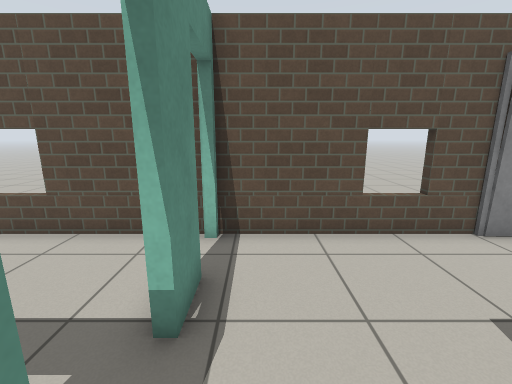
[1] (above)

21 first-person views from a walk through a world built for the Gazebo simulator. The camera is 1.2 m above the floor, tilts 12° down and sees 90° across. The floor is counted in squares, 0.5 m on a side. Each view is taken from the middle of a square. On the plan, view 1 faces up. The plan holds only what a view shows up to about 17 squares ahead; the rest is blank. Robots are left out. Simple patterns stand in for the simulator's built-in surfaces. Surface patterns are stand-ins for the level's own textures.

[2]
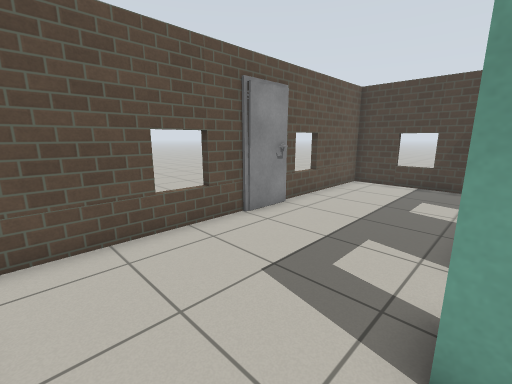

[3]
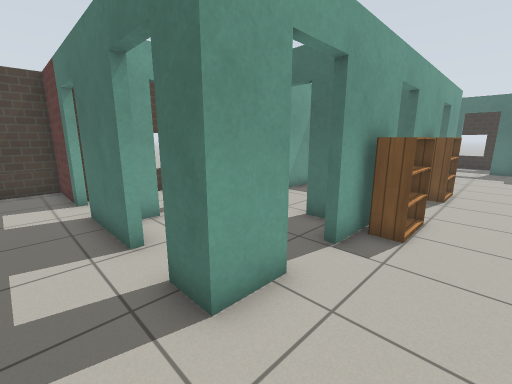

[4]
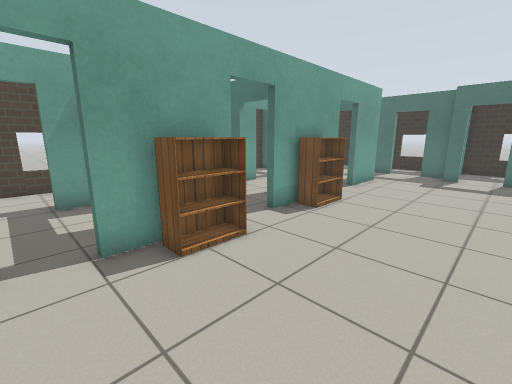

[5]
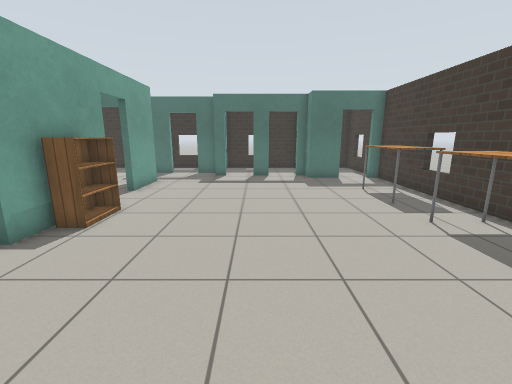

[6]
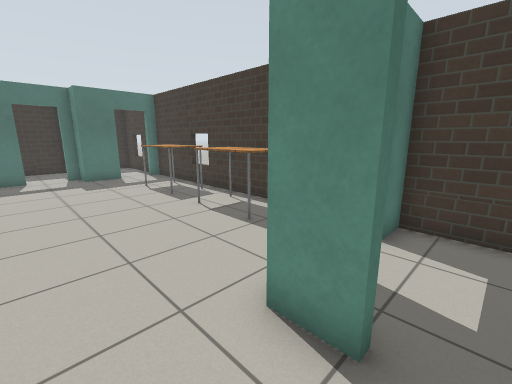

[7]
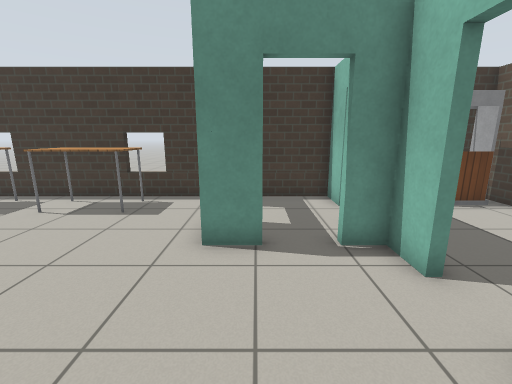

[8]
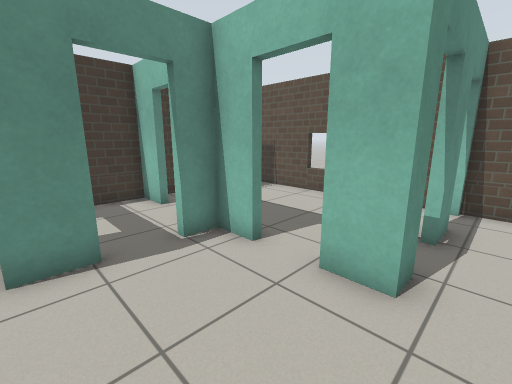

[9]
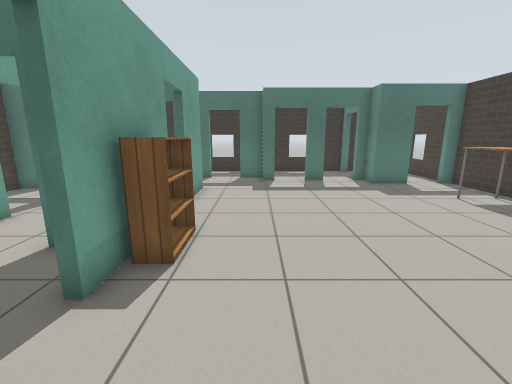

[10]
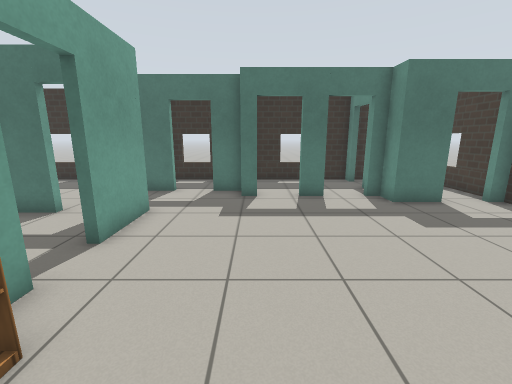

[11]
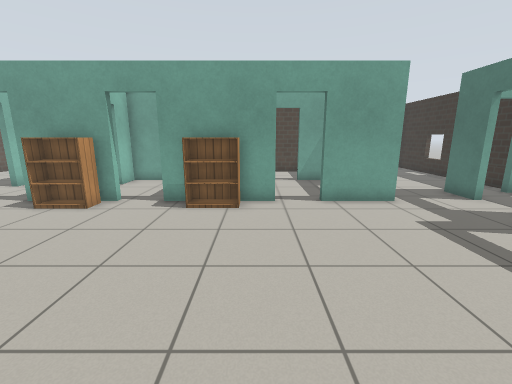

[12]
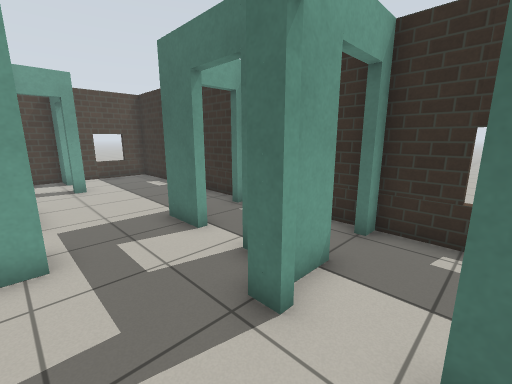

[13]
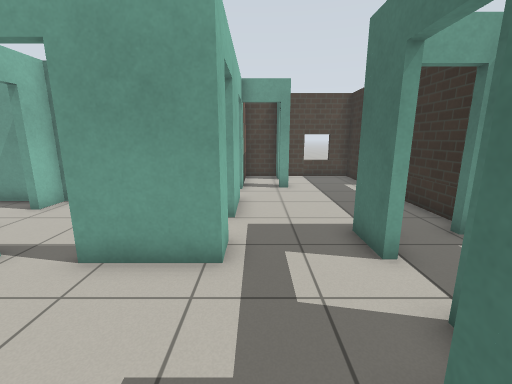

[14]
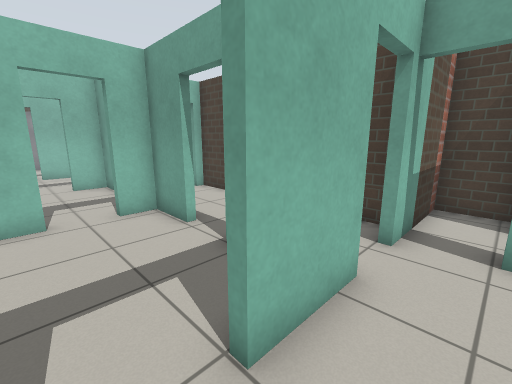

[15]
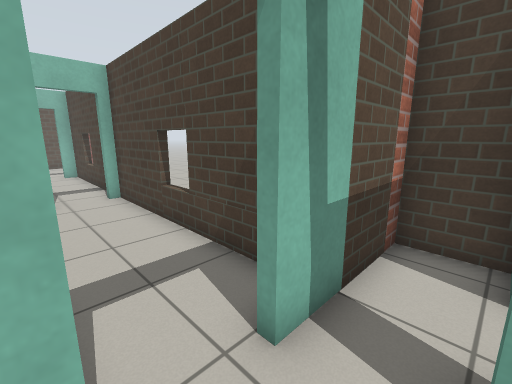

[16]
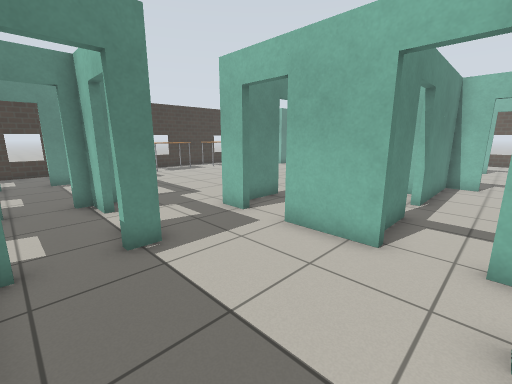

[17]
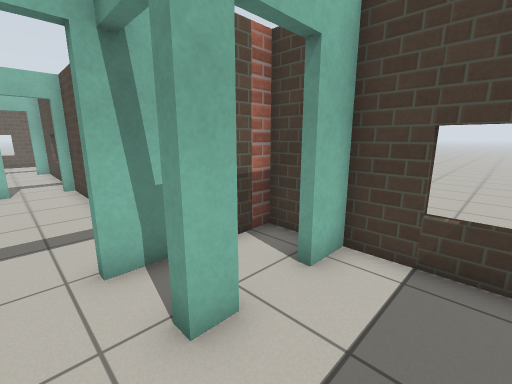

[18]
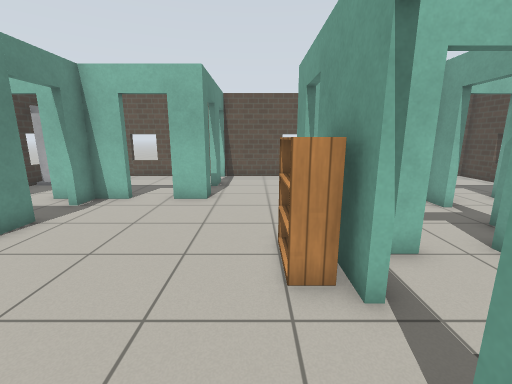

[19]
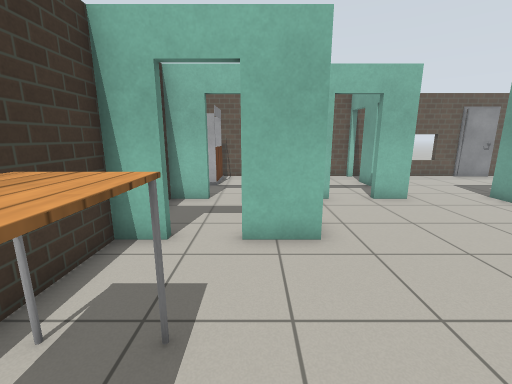

[20]
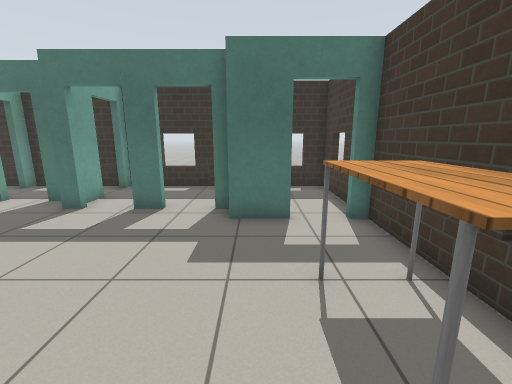

[21]
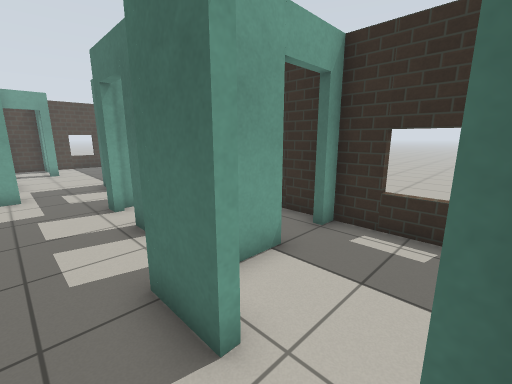

### Floor plan
Key: @ floor where view 1 was taken; # wall or solid block; . floor; D open door; = window, fence, low wall or low ledge; L door leaf; B bookshelf; T table; R bridge.
Columns run from 11 left of view 1 to 15 right of it. Each row starts with its distance up from view 1.
  6  ####=####D###=###L#=#####
  5  RR.......D..............#
  4  #R.......D..............#
  3  #R.......#..............=
  2  .........D..............#
  1 #...  ....D..............#
  0 ##DDD##DD##@..#DD###DD####
 -1 #....D#.......#....#...#
 -2 #....DD.......D....D...#
 -3 #.....#.......D....D...=
 -4 ##DD###.......#....#...#
 -5 #............B##DD##...#
 -6 #............B#....#...#
 -7 =.TT..........D....#...
 -8 =.TT..........D....#DDD#
 -9 #.TT..........#....#...#
-10 #.TT.........B##DD##...#
-11 #............B#.DD.#...#
-12 #.TT..........#....#...=
-13 =.TT..........D....D...=
-14 =.TT..........D....D...#
-15 #.TT..........#....#...#
-16 #.............#....#...#
-17 #.............#DD###DD####
-18 ##D###...............DD..#
-19 #.DD.#D.#D##.........DDDD#
-20 #....#DD#DD#...........D.#
-21 #....#.....#DD##.........##
-22 =....D....DD...D.........=#
-23 #....D....D#...D.........##
-24 ##=#####=####=#######=####

Where each view was taken, in squares from view 1:
view 1: 0 up, 0 right, facing up
view 2: 0 up, 0 right, facing up-right
view 3: 2 up, 0 right, facing down-right
view 4: 2 down, 3 left, facing down-right
view 5: 3 down, 3 left, facing down
view 6: 2 down, 3 left, facing down-left
view 7: 3 down, 0 right, facing left
view 8: 4 down, 0 right, facing up-left
view 9: 5 down, 0 right, facing down
view 10: 9 down, 1 left, facing down
view 11: 12 down, 7 left, facing right
view 12: 17 down, 3 left, facing down-right
view 13: 18 down, 2 left, facing right
view 14: 19 down, 4 right, facing up-right
view 15: 19 down, 8 right, facing up-right
view 16: 23 down, 10 right, facing up-left
view 17: 22 down, 9 right, facing up-right
view 18: 10 down, 1 right, facing up
view 19: 10 down, 7 left, facing up
view 20: 11 down, 7 left, facing down
view 21: 17 down, 10 left, facing down-right
